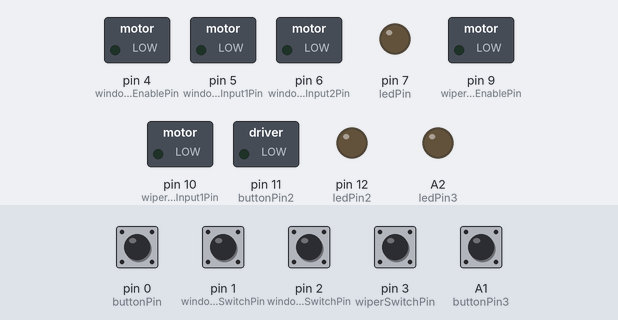
Bench run of a sketch on a simulated Arduino Uno, built with avr-gcc and run on an emulated ATmega328P. Parts: switched loads named in the sketch (green lamp = pin HIGH), output pins drawn as LEDs (lit = HIGH). The inputs (shaded band) are chosen by the test bench; at power-on: A1 (buttonPin3), pin 0 (buttonPin), pin 1 (windowUpSwitchPin), pin 2 (windowDownSwitchPin), pin 3 (wiperSwitchPin) LOW.

Above: at 1.2 s.
1.3 s: pin 0 (buttonPin) pulled HIGH for 0.15 s
At 1.37 s:
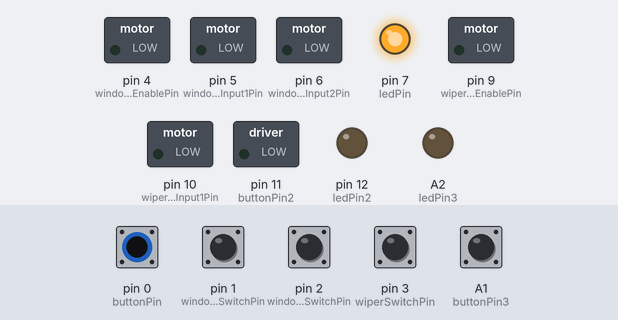
2.9 s: pin 1 (windowUpSwitchPin) pulled HIGH for 0.15 s
At 2.97 s:
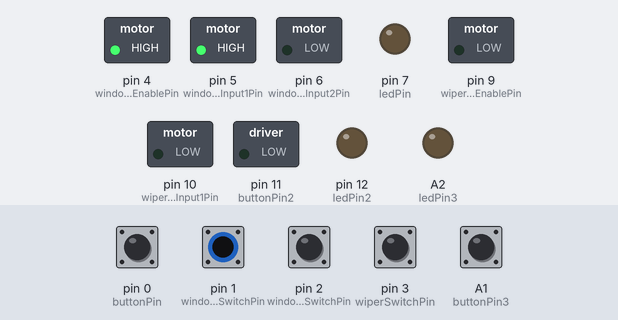
4.5 s: pin 2 (windowDownSwitchPin) pulled HIGH for 0.15 s
At 4.57 s:
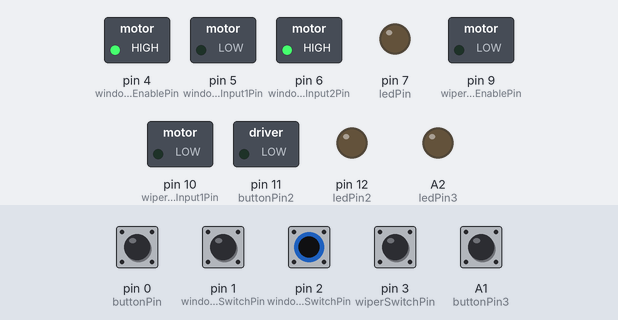
6.1 s: pin 3 (wiperSwitchPin) pulled HIGH for 0.15 s
At 6.7 s:
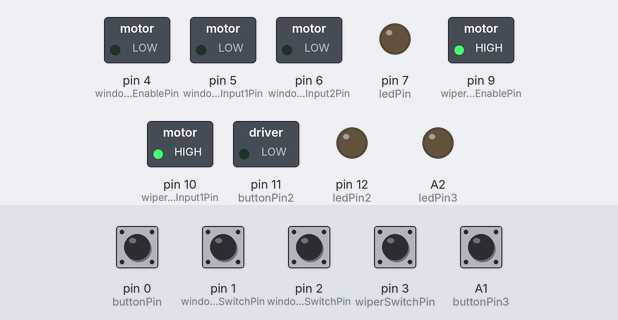
Timing chart, 0 to 18.1 s (numbered marks = the images above; inputs shaded):
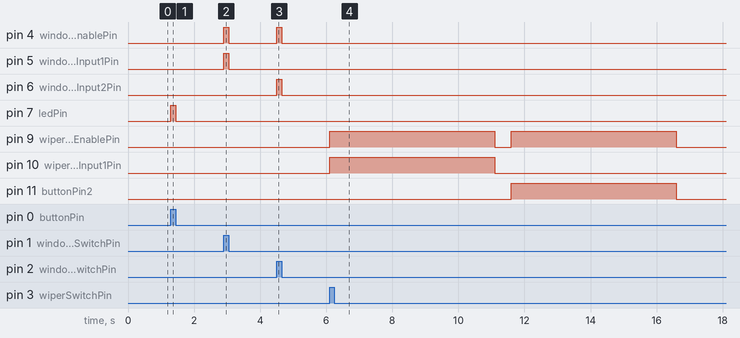

The sketch:

CARFUNCTIO-ALL.ino
```cpp
const int windowUpSwitchPin = 1;       // Window up switch
const int windowDownSwitchPin = 2;     // Window down switch
const int wiperSwitchPin = 3;          // Wiper switch
const int buttonPin = 0;  //head light button
const int ledPin = 7;   //head light
const int buttonPin2 =11 ;  //indicator button
const int ledPin2 = 12;   //indicator light      A!G code written by Ajay Gautam
const int buttonPin3 = A1;  //indicator button
const int ledPin3 = A2; //indicator light
int buttonState = 0;
int buttonState1 = 0;
int buttonState2 = 0;

const int windowUpDownMotorEnablePin = 4;  // Enable pin for window up/down motor (PWM)
const int windowUpDownMotorInput1Pin = 5;   // Input 1 for window up/down motor
const int windowUpDownMotorInput2Pin = 6;   // Input 2 for window up/down motor

const int wiperMotorEnablePin = 9;     // Enable pin for wiper motor (PWM)
const int wiperMotorInput1Pin = 10;    // Input 1 for wiper motor
const int wiperMotorInput2Pin = 11;    // Input 2 for wiper motor

void setup() {
  pinMode(windowUpSwitchPin, INPUT);
  pinMode(windowDownSwitchPin, INPUT);
  pinMode(wiperSwitchPin, INPUT);
  pinMode(ledPin2, OUTPUT);
  pinMode(buttonPin2, INPUT); // A!G code written by Ajay Gautam
  pinMode(ledPin3, OUTPUT);
  pinMode(buttonPin3, INPUT);
  pinMode(windowUpDownMotorEnablePin, OUTPUT);
  pinMode(windowUpDownMotorInput1Pin, OUTPUT);
  pinMode(windowUpDownMotorInput2Pin, OUTPUT);

  pinMode(wiperMotorEnablePin, OUTPUT);
  pinMode(wiperMotorInput1Pin, OUTPUT);
  pinMode(wiperMotorInput2Pin, OUTPUT);
  pinMode(ledPin, OUTPUT);
  pinMode(buttonPin, INPUT);

  // Initialize motors to stop
  stopWindowUpDownMotor();
  stopWiperMotor();
}

void loop() {
  bool windowUpSwitchState = digitalRead(windowUpSwitchPin) == HIGH;
  bool windowDownSwitchState = digitalRead(windowDownSwitchPin) == HIGH;
  bool wiperSwitchState = digitalRead(wiperSwitchPin) == HIGH;

  // Control window up/down motor
  if (windowUpSwitchState) {
    operateWindowUpMotor();
  } else if (windowDownSwitchState) { // A!G code written by Ajay Gautam
    operateWindowDownMotor();
  } else {
    stopWindowUpDownMotor();
  }

  // Control wiper motor
  if (wiperSwitchState) {
    operateWiperMotor();
  } else {
    stopWiperMotor();
  }
buttonState = digitalRead(buttonPin);

  // A!G code written by Ajay Gautam
  if (buttonState == HIGH) {

    digitalWrite(ledPin, HIGH);
  } else {

    digitalWrite(ledPin, LOW);
  }
  buttonState1 = digitalRead(buttonPin2);
  if (buttonState1 == HIGH) {

    digitalWrite(ledPin2, HIGH);
  } else {

    digitalWrite(ledPin2, LOW);
  }
  buttonState2 = digitalRead(buttonPin3);
  if (buttonState2 == HIGH) {

    digitalWrite(ledPin3, HIGH);
  } else {

    digitalWrite(ledPin3, LOW);
  }
}

void operateWindowUpMotor() {
  digitalWrite(windowUpDownMotorInput1Pin, HIGH);
  digitalWrite(windowUpDownMotorInput2Pin, LOW);
  analogWrite(windowUpDownMotorEnablePin, 255);  // Full speed
}

void operateWindowDownMotor() {
  digitalWrite(windowUpDownMotorInput1Pin, LOW);
  digitalWrite(windowUpDownMotorInput2Pin, HIGH);
  analogWrite(windowUpDownMotorEnablePin, 255);  // Full speed
}
 // A!G code written by Ajay Gautam
void stopWindowUpDownMotor() {
  digitalWrite(windowUpDownMotorInput1Pin, LOW);
  digitalWrite(windowUpDownMotorInput2Pin, LOW);
  analogWrite(windowUpDownMotorEnablePin, 0);  // Stop
}

void operateWiperMotor() {
  // Rotate 90 degrees clockwise
  digitalWrite(wiperMotorInput1Pin, HIGH);
  digitalWrite(wiperMotorInput2Pin, LOW);
  analogWrite(wiperMotorEnablePin, 255);  // Full speed
  delay(5000);  // Rotate for 5 seconds

  // Stop the motor
  stopWiperMotor();
  delay(500);  // Wait for a brief moment

  // Rotate 90 degrees anticlockwise
  digitalWrite(wiperMotorInput1Pin, LOW);
  digitalWrite(wiperMotorInput2Pin, HIGH);
  analogWrite(wiperMotorEnablePin, 255);  // Full speed
  delay(5000);  // Rotate for 5 seconds

  // Stop the motor
  stopWiperMotor();
}
 // A!G code written by Ajay Gautam
void stopWiperMotor() {
  digitalWrite(wiperMotorInput1Pin, LOW);
  digitalWrite(wiperMotorInput2Pin, LOW);
  analogWrite(wiperMotorEnablePin, 0);  // Stop
}
 // A!G code written by Ajay Gautam
```

Measured:
- after the input at 1.3 s, pin 7 (ledPin): LOW → HIGH at once, → LOW 0.15 s later
- after the input at 2.9 s, pin 4 (windowUpDownMotorEnablePin), pin 5 (windowUpDownMotorInput1Pin): LOW → HIGH at once, → LOW 0.15 s later
- after the input at 4.5 s, pin 4 (windowUpDownMotorEnablePin), pin 6 (windowUpDownMotorInput2Pin): LOW → HIGH at once, → LOW 0.15 s later
- after the input at 6.1 s, pin 9 (wiperMotorEnablePin): alternates HIGH for 5.0 s and LOW for 0.50 s, starting at once; pin 10 (wiperMotorInput1Pin): LOW → HIGH at once, → LOW 5.0 s later; pin 11 (buttonPin2): LOW → HIGH after 5.5 s, → LOW 5.0 s later
